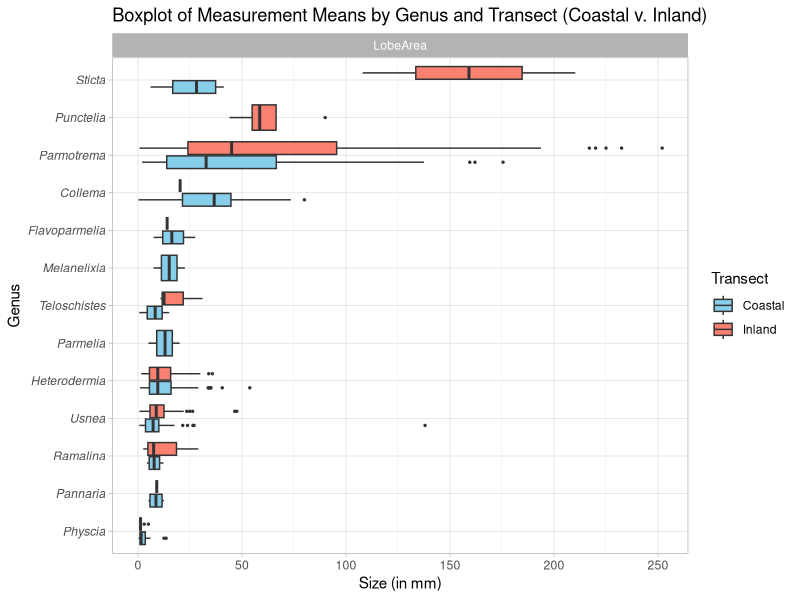
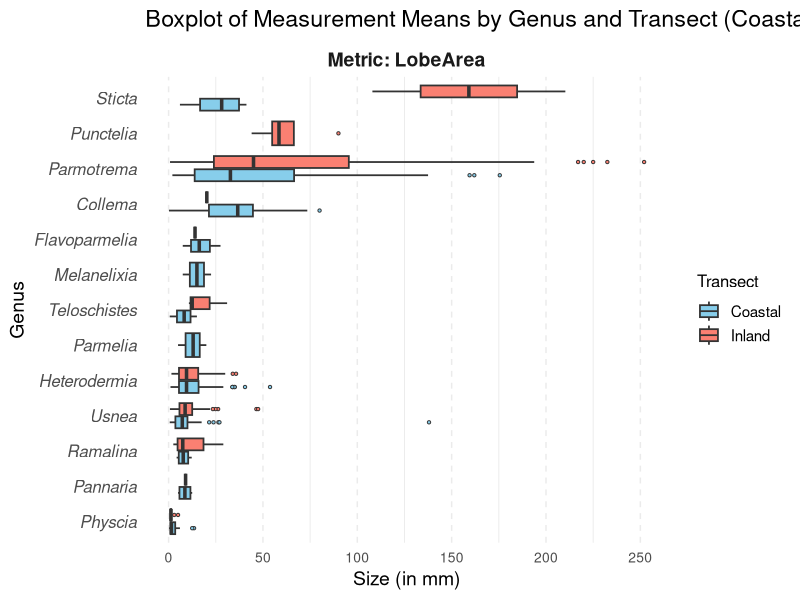
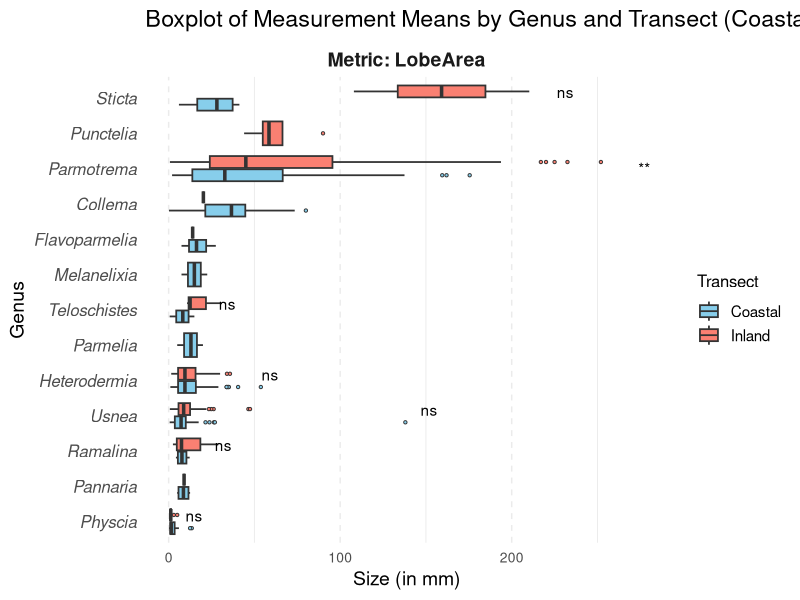
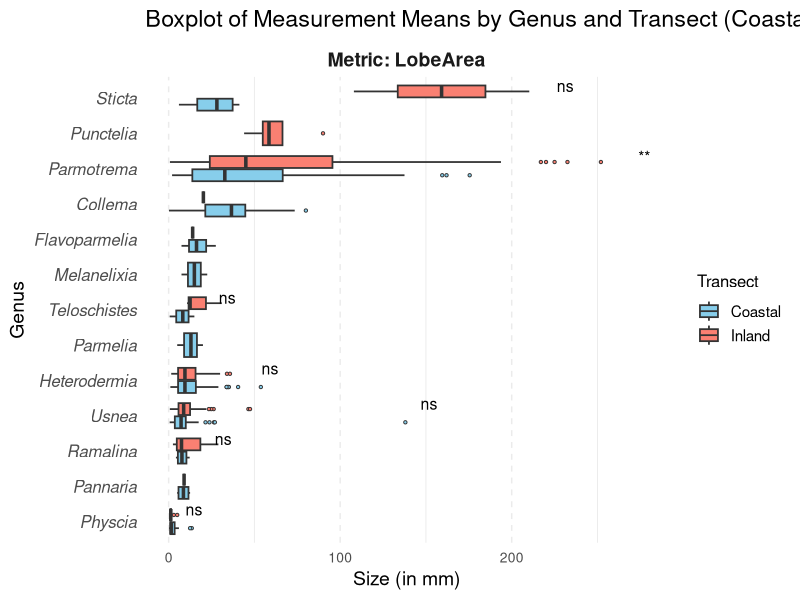
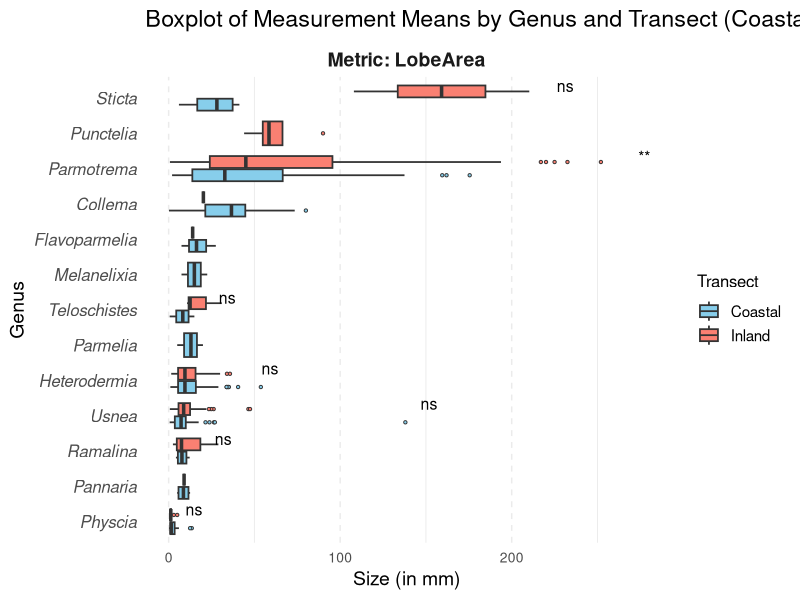

Generate these figures, in order, with R: (Note: this script raises an error after producing the figures.)
library(ggplot2)
library(tidyverse)
library(dplyr) 
library(tidyr)
library(ggpubr)
library(rstatix)

setwd("C:/Users/kadet/OneDrive/Desktop/school/SFSU/MEEP/Lichen Research/R/SBMLichenTransect")
# read in data
data <- read.csv("cleandata/CleanSummitLoopSBM_noCrustose.csv")

## compare by species by transect (C/I)
# summarize data by genus and transect (for a summary table)
summary <- data %>%
  group_by(Genus, CoastalInland) %>% # group by genus and transect
  summarize(
    Count = n(),  # Count the number of occurrences of each species for each transect
    MeanLobeArea = mean(LobeArea, na.rm = TRUE),      # Mean LobeArea of each species for each transect
  ) 

# Reorder 'Genus' by MeanLobeArea across both Coastal and Inland
genus_order <- summary %>%
  group_by(Genus) %>%
  summarize(MeanLobeArea = mean(MeanLobeArea)) %>%
  arrange(desc(MeanLobeArea)) %>%
  pull(Genus)


# Reshape original data for plotting: Gather data into long format and 
data_long <- data %>%
  gather(key = "Metric", value = "Value", 
         LobeArea) %>%
  mutate(Genus = factor(Genus, levels = rev(genus_order)))


# Plot: Box plot comparing means for coastal and inland by genus and metric
# perform statistical tests per genus, per metric
stat.test.Genus.Metric <- data_long %>%
  dplyr::filter(Metric %in% c("LobeArea")) %>%
  group_by(Metric, Genus) %>%
  filter(sum(CoastalInland == "C") >= 2 & sum(CoastalInland == "I") >= 2) %>%
  t_test(Value ~ CoastalInland) %>%
  adjust_pvalue(method = "BH") %>%
  add_significance()

stat.test.Genus.Metric

# only lobearea, patcharea, patchvolume
#stat.test.Genus.Metric <- data_long %>%
# dplyr::filter(Metric %in% c("LobeArea", 
#                            "PatchArea", 
#                            "PatchVolume")) %>%
#group_by(Metric, Genus) %>%
#filter(sum(CoastalInland == "C") >= 2 & sum(CoastalInland == "I") >= 2) %>%
#t_test(Value ~ CoastalInland) %>%
#adjust_pvalue(method = "BH") %>%
#add_significance()

stat.test.Genus.Metric

# add y.position to place the p-value labels above the highest boxplot in each facet
stat.test.Genus.Metric <- stat.test.Genus.Metric %>%
  left_join(
    data_long %>%
      group_by(Metric, Genus) %>%
      summarize(max_value = max(Value, na.rm = TRUE), .groups = "drop"), 
    by = c("Metric", "Genus")
  ) %>%
  mutate(y.position = max_value * 1.1) # Adjust slightly above the max value

# plot per genus per metric
boxplot_data <- data_long %>%
  dplyr::filter(Metric %in% c("LobeArea")) 



# plot
boxplot <- ggplot(boxplot_data %>% 
                    group_by(Genus, Metric)) + 
  geom_boxplot(aes(x = Genus, y = Value, fill = CoastalInland),
               size = 0.5, outlier.size = 0.5) +
  facet_grid(cols = vars(Metric), scales = "free") +
  scale_fill_manual(values = c("C" = "skyblue", "I" = "salmon"), 
                    labels = c("Coastal", "Inland")) +
  theme_light() +
  theme(axis.text.y = element_text(face = 'italic')) +
  coord_flip() + 
  labs(
    title = "Boxplot of Measurement Means by Genus and Transect (Coastal v. Inland)", 
    x = "Genus", 
    y = "Size (in mm)", 
    fill = "Transect"
  ) + 
  theme(legend.position = "right")

boxplot

### Final plot Means by Genus by Transect, might want to remove PatchLength, LobeWidth, LobeLength
boxplot <- ggplot(boxplot_data %>% 
                    group_by(Genus, Metric)) + 
  geom_boxplot(
    aes(x = Genus, y = Value, fill = CoastalInland),
    size = 0.6, 
    outlier.size = 0.8,
    outlier.shape = 21
  ) +
  facet_grid(
    cols = vars(Metric), 
    scales = "free", 
    labeller = label_both
  ) +
  scale_fill_manual(
    values = c("C" = "skyblue", "I" = "salmon"), 
    labels = c("Coastal", "Inland")
  ) +
  theme_minimal(base_size = 14) +
  theme(
    axis.text.y = element_text(face = 'italic', size = 12),
    axis.text.x = element_text(size = 10),
    panel.grid.major.x = element_line(size = 0.5, linetype = "dashed"),
    panel.grid.major.y = element_blank(),
    strip.text = element_text(face = "bold", size = 14),
    legend.position = "right",
    legend.title = element_text(size = 12),
    legend.text = element_text(size = 11)
  ) +
  coord_flip() + 
  labs(
    title = "Boxplot of Measurement Means by Genus and Transect (Coastal v. Inland)", 
    x = "Genus", 
    y = "Size (in mm)", 
    fill = "Transect"
  )

boxplot

# challenge: add the sig from stat.test.Genus.Metric to the plot
# look into stat_pvalue_manual or geom_text

?stat_pvalue_manual
?geom_text

boxplot + stat_pvalue_manual(
  stat.test.Genus.Metric, x = "Genus",
  label = "p.adj.signif", 
  position = position_dodge(1)) # my attempt 

boxplot_pvalues <- boxplot + 
  stat_pvalue_manual(
    stat.test.Genus.Metric, 
    x = "Genus", 
    label = "p.adj.signif", 
    y.position = stat.test.Genus.Metric$y.position, # Specify y.position column for placement
    label.size = 4, # Adjust font size of p-values
    tip.length = 0.01, # Shorten lines for a cleaner look
    vjust = -0.5 # Fine-tune vertical alignment
  )

boxplot_pvalues

ggsave(
  filename = "images/meangenustransect_boxplot_pvalues.png",  # PDF is ideal for presentations
  plot = boxplot_pvalues,           
  width = 16,                       # Adjust dimensions for slides
  height = 6,
  dpi = 300                         # High resolution
)

# plot again per metric to compare community as a whole 
# stats metric 
stat.test.Metric <- data_long %>%
  dplyr::filter(Metric == "LobeArea") %>%
  group_by(Metric) %>% 
  t_test(Value ~ CoastalInland) %>%
  adjust_pvalue(method = "BH") %>%
  add_significance()
stat.test.Metric 

## AREA ONLY 
# plot again per metric to compare community as a whole 
# stats metric 
stat.test.MetricAREA <- data_long %>%
  dplyr::filter(Metric == "LobeArea") %>%
  group_by(Metric) %>% 
  t_test(Value ~ CoastalInland) %>%
  adjust_pvalue(method = "BH") %>%
  add_significance()
stat.test.MetricAREA

# add y.position to place the p-value labels above the highest boxplot in each facet
stat.test.Metric <- stat.test.Metric %>%
  left_join(
    data_long %>%
      group_by(Metric) %>%
      summarize(max_value = max(Value, na.rm = TRUE), .groups = "drop"), 
    by = c("Metric")
  ) %>%
  mutate(y.position = max_value * 1.1) # Adjust slightly above the max value

## AREA ONLY
# add y.position to place the p-value labels above the highest boxplot in each facet 
stat.test.MetricAREA <- stat.test.MetricAREA %>%
  left_join(
    data_long %>%
      group_by(Metric) %>%
      summarize(max_value = max(Value, na.rm = TRUE), .groups = "drop"), 
    by = c("Metric")
  ) %>%
  mutate(y.position = max_value * 1.1) %>% 
  mutate(Metric = factor(Metric, levels = c("PatchArea", "LobeArea")))# Adjust slightly above the max value

# plot per metric
boxplot_all <- ggplot(boxplot_dataAREA %>% group_by(Metric)) +
  geom_boxplot(aes(x = CoastalInland, y = Value, fill = CoastalInland),
               size = 0.5, outlier.size = 0.5) +
  scale_fill_manual(
    values = c("C" = "skyblue", "I" = "salmon"), 
    labels = c("Coastal", "Inland")) +
  facet_wrap(~Metric, scales = "free_y", ncol = 5) +
  theme_light() + 
  labs(
    title = "Boxplot of Measurement Means by Transect (Coastal v. Inland)",
    y = "Size (in mm)", 
    fill = "Transect"
  ) + 
  theme(legend.position = "right")

boxplot_all

## Final plot for presentation 
# Reorder Metric levels to arrange facets as desired
boxplot_data <- boxplot_data %>%
  mutate(
    Metric = factor(Metric, levels = c("LobeArea"
    ))
  )

## Filter out NA metric 
boxplot_data <- boxplot_data %>%
  filter(Metric %in% c("LobeArea"), !is.na(Metric))

# Reorder so that PatchArea is first
boxplot_data <- boxplot_data %>%
  mutate(Metric = factor(Metric, levels = c("LobeArea")))

boxplot_all <- ggplot(boxplot_data, aes(x = CoastalInland, y = Value, fill = CoastalInland)) +
  geom_boxplot(
    width = 0.8,   # Wider boxplots
    size = 1,
    outlier.shape = NA
  ) +
  geom_jitter(
    aes(color = CoastalInland),
    width = 0.08,  # Less horizontal spread
    size = 3.5,
    alpha = 0.4,
    show.legend = FALSE
  ) +
  scale_fill_manual(values = c("C" = "skyblue", "I" = "salmon")) +
  scale_color_manual(values = c("C" = "skyblue", "I" = "salmon")) +
  scale_x_discrete(labels = c("C" = "Coastal", "I" = "Inland")) +
  labs(
    title = "Lobe Area is Greater in Inland Transects than Coastal Ones",
    x = "Transect",
    y = expression("Size (in mm"^2*")")
  ) +
  theme_minimal(base_size = 30) +
  theme(
    strip.text = element_blank(),
    axis.title.x = element_text(size = 36, face = "bold"),
    axis.title.y = element_text(size = 36, face = "bold"),
    axis.text = element_text(size = 30),
    plot.title = element_text(size = 40, face = "bold", hjust = 0.5),
    legend.position = "none",
    panel.grid = element_blank(),
    panel.border = element_rect(color = "black", size = 1, fill = NA)
  )

boxplot_all

# Save high-res image
ggsave(
  filename = "images/lobearea_transect_boxplot.png",
  plot = boxplot_all,
  width = 3649,
  height = 1645,
  units = "px",
  dpi = 300
)

boxplot_all <- ggplot(boxplot_data, aes(x = CoastalInland, y = Value, fill = CoastalInland)) +
  geom_boxplot(
    width = 0.8,   # Wider boxplots
    size = 1,
    outlier.shape = NA,
    coef = 1.5  # Default whisker length (can adjust this value as needed)
  ) +
  geom_jitter(
    aes(color = CoastalInland),
    width = 0.08,  # Less horizontal spread
    size = 3.5,
    alpha = 0.4,
    show.legend = FALSE
  ) +
  scale_fill_manual(values = c("C" = "skyblue", "I" = "salmon")) +
  scale_color_manual(values = c("C" = "skyblue", "I" = "salmon")) +
  scale_x_discrete(labels = c("C" = "Coastal", "I" = "Inland")) +
  labs(
    title = "Lobe Area is Greater in Inland Transects than Coastal Ones",
    x = "Transect",
    y = expression("Size (in mm"^2*")")
  ) +
  theme_minimal(base_size = 30) +
  theme(
    strip.text = element_blank(),
    axis.title.x = element_text(size = 36, face = "bold"),
    axis.title.y = element_text(size = 36, face = "bold"),
    axis.text = element_text(size = 30),
    plot.title = element_text(size = 40, face = "bold", hjust = 0.5),
    legend.position = "none",
    panel.grid = element_blank(),
    panel.border = element_rect(color = "black", size = 1, fill = NA)
  )
boxplot_all


# Calculate the IQR and filter out outliers
boxplot_data_filtered <- boxplot_data %>%
  group_by(CoastalInland) %>%
  filter(
    Value >= (quantile(Value, 0.25) - 1.5 * IQR(Value)) &
      Value <= (quantile(Value, 0.75) + 1.5 * IQR(Value))
  ) %>%
  ungroup()

# Create the plot with the filtered data
boxplot_all_filtered <- ggplot(boxplot_data_filtered, aes(x = CoastalInland, y = Value, fill = CoastalInland)) +
  geom_boxplot(
    width = 0.8,   # Wider boxplots
    size = 1,
    outlier.shape = NA  # No outliers shown in the plot
  ) +
  geom_jitter(
    aes(color = CoastalInland),
    width = 0.08,  # Less horizontal spread
    size = 2.5,
    alpha = 0.2,
    show.legend = FALSE
  ) +
  scale_fill_manual(values = c("C" = "skyblue", "I" = "salmon")) +
  scale_color_manual(values = c("C" = "skyblue", "I" = "salmon")) +
  scale_x_discrete(labels = c("C" = "Coastal", "I" = "Inland")) +
  labs(
    title = "Greater Lobe Area in Inland Transects",
    x = "Transect",
    y = expression("Size (in mm"^2*")")
  ) +
  theme_minimal(base_size = 30) +
  theme(
    strip.text = element_text(size = 36, face = "bold"),
    axis.title = element_text(size = 36, face = "bold"),
    axis.text = element_text(size = 30),
    plot.title = element_text(size = 40, face = "bold", hjust = 0.5),
    panel.grid = element_blank(),
    panel.border = element_rect(color = "black", size = 1, fill = NA),
    legend.position = "none",  # Remove the legend
    axis.text.x = element_text(size = 30, face = "bold")  # Bold x-axis labels
  )

# View the plot
boxplot_all_filtered

ggsave(
  filename = "C:/Users/kadet/OneDrive/Desktop/school/SFSU/MEEP/Lichen Research/R/SBMLichenTransect/images/meantransect_boxplot_pvalue.png",
  width = 3649,
  height = 1645,
  units = "px",
  dpi = 300
)
